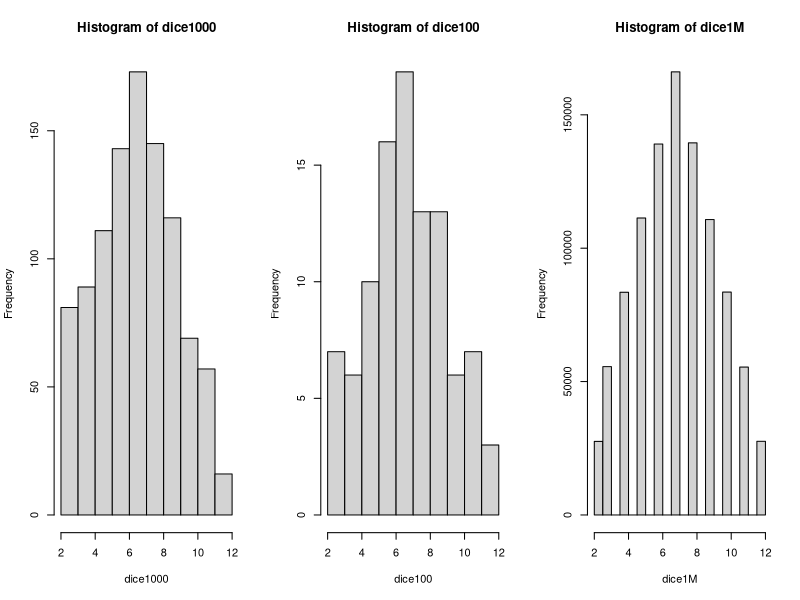
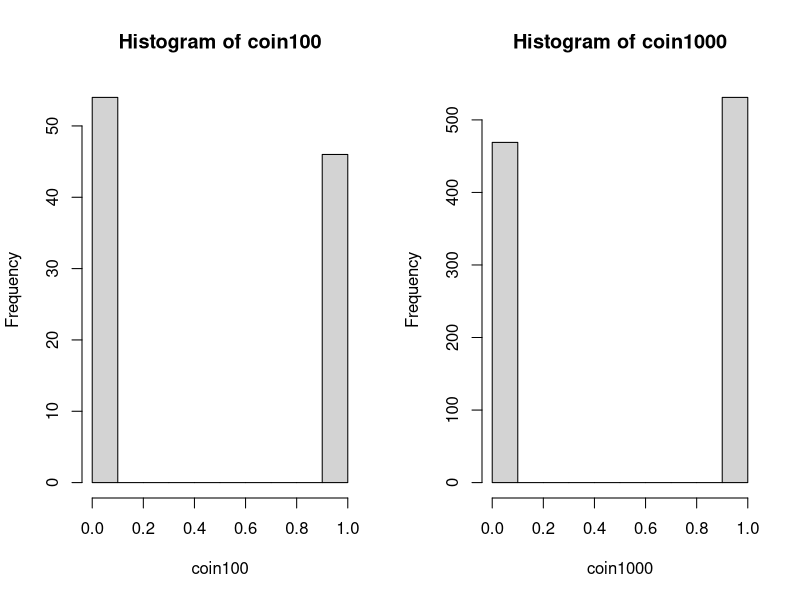
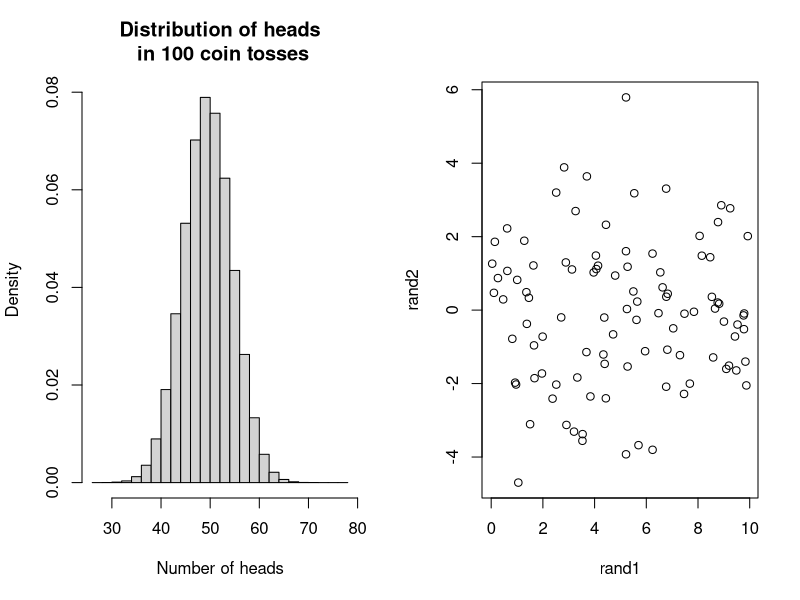
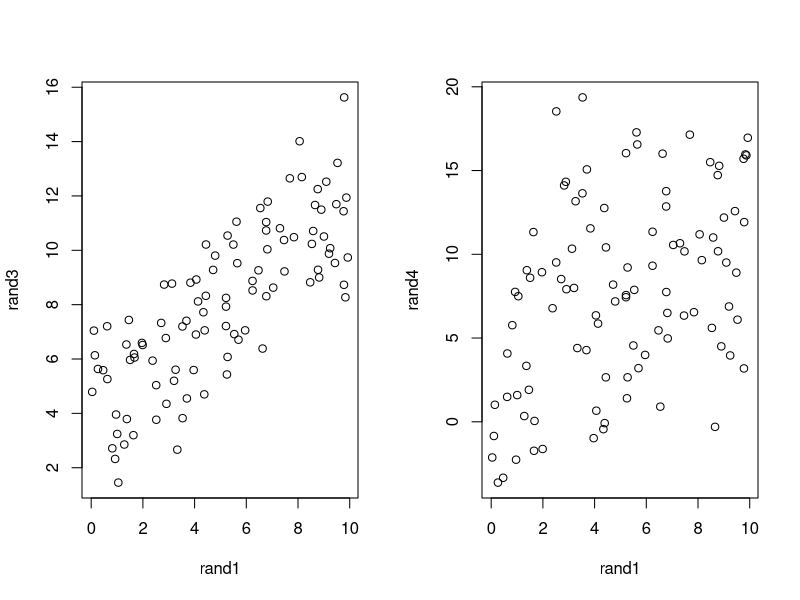
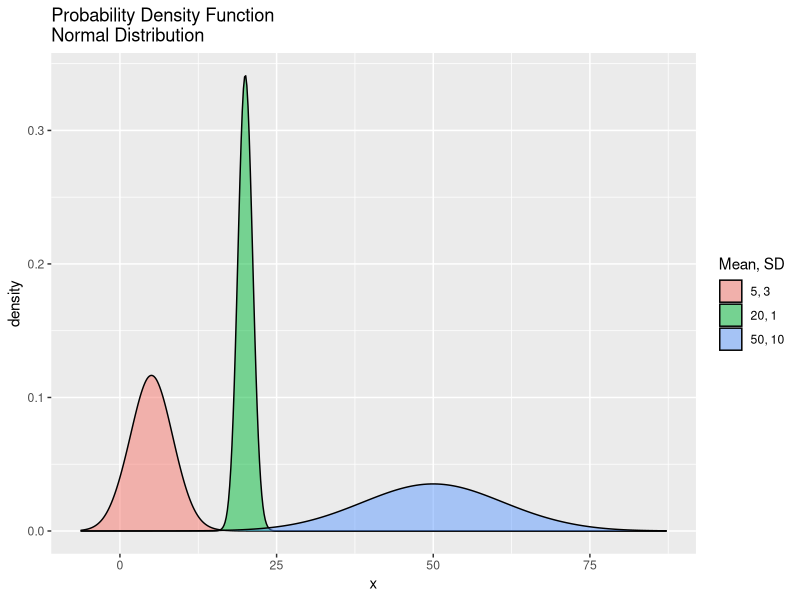
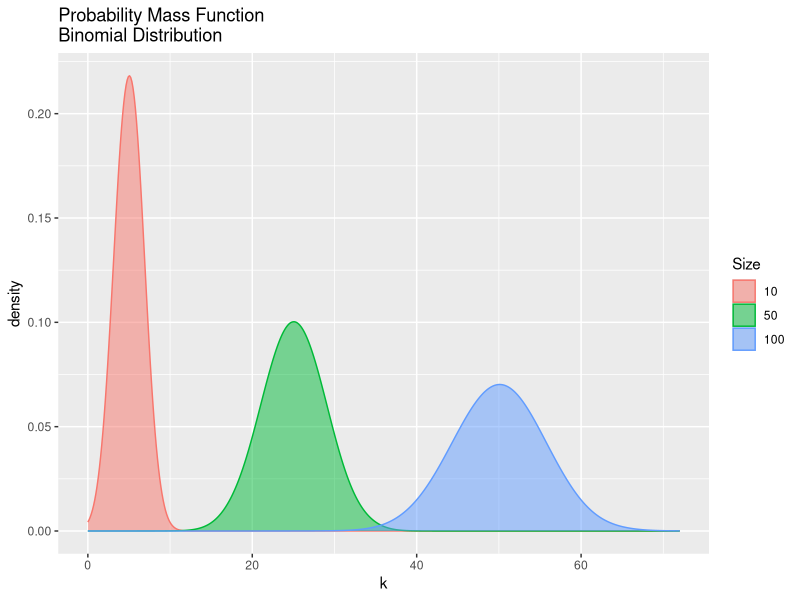
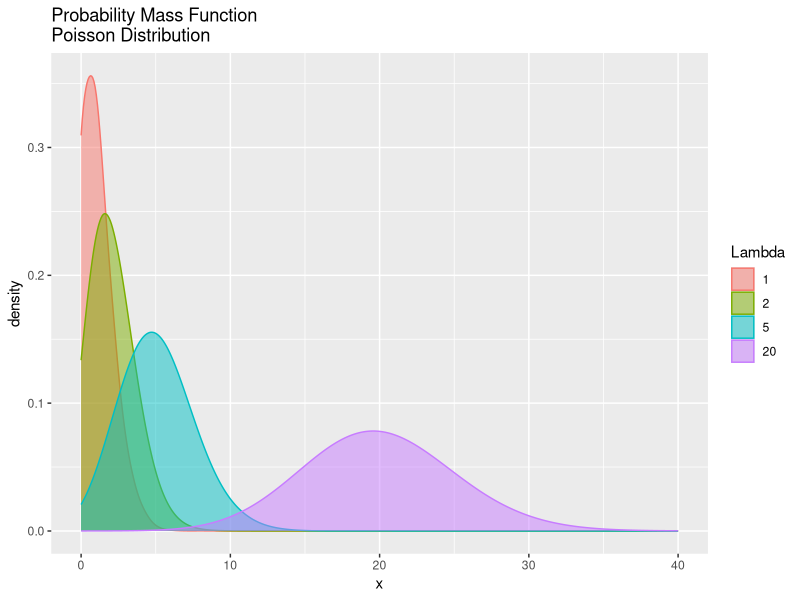
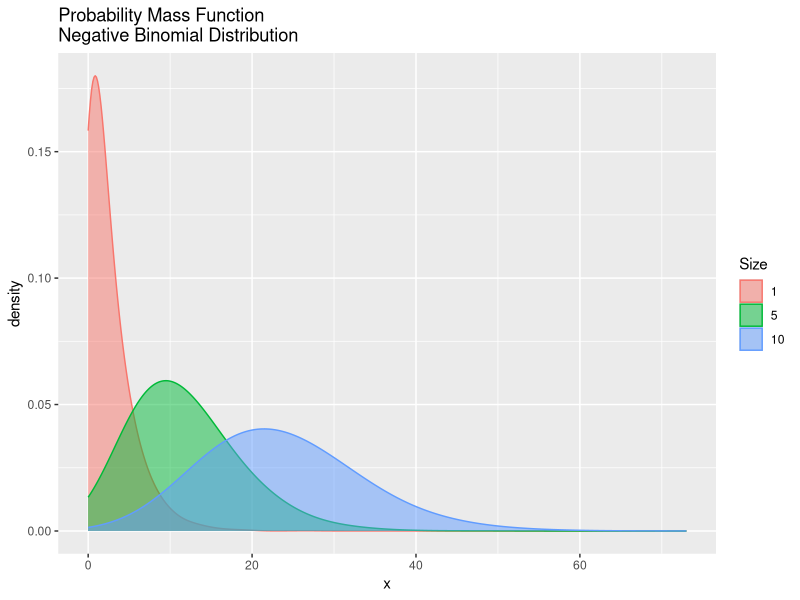

The R script that drew these images, in order:
## ---- chunk 1
knitr::opts_chunk$set(error = FALSE, warning = FALSE, message = FALSE,
                      fig.height = 3, fig.width = 6, fig.align = 'center')
## ---- chunk 2
library(here)
library(knitr)
library(dplyr)
library(tidyverse)
library(kableExtra)
here::here() %>% setwd()
## ---- chunk 3
die <- as.integer(runif(1, min=1, max=7))
die
## ---- chunk 4
dice <- (as.integer(runif(1, min=1, max=7))) +
  (as.integer(runif(1, min=1, max=7)))
dice
## ---- chunk 5
# 주사위 두 개를 100번 던져보기
dice100 <-  (as.integer(runif(100, min=1, max=7))) +
  (as.integer(runif(100, min=1, max=7)))

# 주사위 두 개를 1,000번 던져보기
dice1000 <-  (as.integer(runif(1000, min=1, max=7))) +
  (as.integer(runif(1000, min=1, max=7)))

# 주사위 두 개를 100만 번 던져보기
dice1M <-  (as.integer(runif(1000000, min=1, max=7))) + 
  (as.integer(runif(1000000, min=1, max=7)))
## ---- chunk 6
par(mfrow = c(1, 3))
hist(dice1000)
hist(dice100)
hist(dice1M)
## ---- chunk 7
coin <- rbinom(1, 1, .5)
coin
## ---- chunk 8
# 동전 100개 던지기
coin100 <- rbinom(100, 1, .5)
coin100 %>% table() %>% kable()

#동전 1000개 던지기
coin1000 <- rbinom(1000, 1, .5)
coin1000 %>% table() %>% kable()

par(mfrow = c(1, 2))
hist(coin100)
hist(coin1000)
## ---- chunk 9
coin1Mx <- rep(NA, 1000000)
for(i in 1:1000000){
coin1Mx[i] <- sum(rbinom(100, 1, .5))
}
hist(coin1Mx, 
     freq = FALSE, 
     main = "Distribution of heads\n in 100 coin tosses", 
     xlab = "Number of heads")
## ---- chunk 10
table(coin1Mx[coin1Mx > 60])
coin1Mx[coin1Mx > 60] %>% table() %>% t() %>% kable()
## ---- chunk 11
length(coin1Mx[coin1Mx > 60])/length(coin1Mx)
sum(table(coin1Mx[coin1Mx > 60]))/1000000
## ---- chunk 12
rand1 <- runif(100, min = 0, max = 10)
summary(rand1)
rand2 <- rnorm(100, mean = 0, sd = 2)
summary(rand2)
plot(rand1, rand2)
## ---- chunk 13
rand3 <- 4 + 0.75 * rand1 + rnorm(100, mean = 0, sd = 2)
## ---- chunk 14
plot(rand1, rand3)
## ---- chunk 15
rand4 <- 4 + 0.75 * rand1 + rnorm(100, mean = 0, sd = 5)
plot(rand1, rand4)
cor(rand1, rand4)
## ---- chunk 16
pnorm(70, mean = 50, sd = 10, lower.tail = TRUE)
pnorm(70, mean = 50, sd = 10, lower.tail = FALSE)
1 - pnorm(70, mean = 50, sd = 10, lower.tail = TRUE)
## ---- chunk 17
## 첫 번째 방법
pnorm(70, mean = 50, sd = 10, lower.tail = FALSE) + 
  pnorm(30, mean = 50, sd = 10, lower.tail = TRUE)

## 두 번째 방법
2 * pnorm(70, mean = 50, sd = 10, lower.tail = FALSE)
## ---- chunk 18
qnorm(0.9772499, mean = 50, sd = 10, lower.tail = TRUE)
## ---- chunk 19
dnorm(70, mean = 50, sd = 10)
## ---- chunk 20
x <- rnorm(70, mean = 50, sd = 10)
x
## ---- chunk 21
normal5 <- rnorm(n = 10000, mean = 5, sd = 3)
normal50 <- rnorm(n = 10000, mean = 50, sd = 10)
normal20 <- rnorm(n = 10000, mean = 20, sd = 1)
## ---- chunk 22
norm <- bind_rows(tibble(x = normal5, Mean = 5, SD = 3),
                  tibble(x = normal50, Mean = 50, SD = 10),
                  tibble(x = normal20, Mean = 20, SD = 1))
norm$Mean <- as.factor(norm$Mean)
## ---- chunk 23
ggplot(norm, aes(x = x)) +
  geom_density(aes(fill = as.factor(Mean)), adjust = 4, alpha = 1/2) +
  guides(color=guide_legend(title = "Mean, SD")) +
  guides(fill=guide_legend(title = "Mean, SD")) +
  scale_color_discrete(labels = c("5, 3", "20, 1", "50, 10")) +
  scale_fill_discrete(labels = c("5, 3", "20, 1", "50, 10")) +
  ggtitle("Probability Density Function\nNormal Distribution")
## ---- chunk 24
pbinom(27, size=100, prob=0.25, lower.tail = TRUE)
## ---- chunk 25
qbinom(0.7223805, size = 100, prob = 0.25, lower.tail = TRUE)
## ---- chunk 26
dbinom(27, size=100, prob=0.25)
choose(100, 27)*.25^27*(1-.25)^(100-27)
## ---- chunk 27
rbinom(27, size=100, prob=0.25)
sd(rbinom(27, size=100, prob=0.25))
## ---- chunk 28
binom10 <- rbinom(n = 10000, p = .5, size = 10)
binom50 <- rbinom(n = 10000, p = .5, size = 50)
binom100 <- rbinom(n = 10000, p = .5, size = 100)
## ---- chunk 29
binom <- bind_rows(tibble(k = binom10, Size = 10), 
                   tibble(k = binom50, Size = 50), 
                   tibble(k = binom100, Size = 100))
binom$Size <- as.factor(binom$Size)

ggplot(binom, aes(x = k)) +
  geom_density(aes(group = Size, color = Size, fill = Size), 
               adjust = 4, alpha = 1/2) +
  ggtitle("Probability Mass Function\nBinomial Distribution")
## ---- chunk 30
pois1 <- rpois(n = 10000, lambda = 1)
pois2 <- rpois(n = 10000, lambda = 2)
pois5 <- rpois(n = 10000, lambda = 5)
pois20 <- rpois(n = 10000, lambda = 20)
pois <- tibble(Lambda.1 = pois1, 
               Lamnda.2 = pois2,
               Lambda.5 = pois5,
               Lambda.20 = pois20)
## ---- chunk 31
library(reshape2)
library(stringr)
pois <- melt(data = pois, 
             variable.name = "Lambda", 
             value.name = "x")
pois$Lambda <- 
  as.factor(as.numeric(str_extract(string = 
                                     pois$Lambda, 
                                   pattern = "\\d+")))
## ---- chunk 32
ggplot(pois, aes(x = x)) +
  geom_density(aes(group = Lambda, 
                   color = Lambda, 
                   fill = Lambda), 
               adjust = 4, alpha = 1/2) +
  ggtitle("Probability Mass Function\nPoisson Distribution")
## ---- chunk 33
nbinom1 <- rnbinom(n = 10000, p = .3, size = 1)
nbinom5 <- rnbinom(n = 10000, p = .3, size = 5)
nbinom10 <- rnbinom(n = 10000, p = .3, size = 10)
nbinom <- bind_rows(tibble(x = nbinom1, Size = 1), 
                    tibble(x = nbinom5, Size = 5), 
                    tibble(x = nbinom10, Size = 10))
nbinom$Size <- as.factor(nbinom$Size)
## ---- chunk 34
ggplot(nbinom, aes(x = x)) +
  geom_density(aes(group = Size, color = Size, fill = Size), 
               adjust = 4, alpha = 1/2) +
  ggtitle("Probability Mass Function\nNegative Binomial Distribution")
## ---- chunk 35
fa <- rf(n = 10000, df1 = 1, df2 = 50)
fb <- rf(n = 10000, df1 = 5, df2 = 100)
fc <- rf(n = 10000, df1 = 50, df2 = 50)
fd <- rf(n = 10000, df1 = 50, df2 = 500)
f <- bind_rows(tibble(x = fa, DF1 = 5, DF2 = 5), 
               tibble(x = fb, DF1 = 5, DF2 = 10), 
               tibble(x = fc, DF1 = 10, DF2 = 5),
               tibble(x = fd, DF1 = 10, DF2 = 10))
## ---- chunk 36
f <- subset(f, x <= 6)
f$DF <- f$DF1 * 100 + f$DF2
f$DF <- as.factor(f$DF)

ggplot(f, aes(x = x)) +
  geom_density(aes(color = DF, fill = DF), adjust = 4, alpha = 1/2) +
  guides(color=guide_legend(title = "DF1, DF2")) +
  guides(fill=guide_legend(title = "DF1, DF2")) +
  scale_color_discrete(labels = c("1, 50", "5, 500", "50, 50", "50, 500")) +
  scale_fill_discrete(labels = c("1, 50", "5, 500", "50, 50", "50, 500")) +
  ggtitle("Probability Density Function\nF Distribution")
